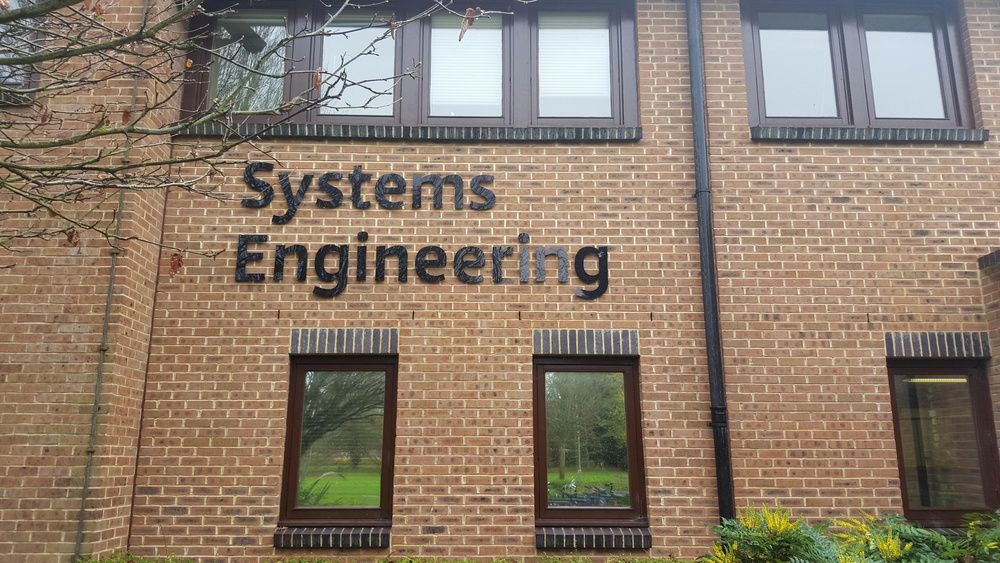
%> input picture Modules/Image Processing/MATLAB/compressedImage.jpg, 1000 x 563 px, shrunk from 5304 x 2984 before the run, given in place of compressedImage.tif, which was not available
$ octave test.m   (GNU Octave 9; MATLAB toolbox functions it lacks are replaced by stand-ins)
%> lines starting %> are read from the running program, lines starting %| are printed output that depends on the picture; pictures that were not available may be replaced by others from this repository, and a replacement may not be noted

clear ;

% load image
filepath = 'C:\Users\user\Desktop\12347581_10208217147855339_4598098671560992943_n.jpg';
filepath2 = 'C:\Users\user\Desktop\compressedImage.tif';

original = imread(filepath2);
%> original is the input picture: size 563x1000x3 uint8; mean R, G, B 141.5, 125.3, 108.7
figure,imshow(original);


    % convert rgb 2 ycbcr image of type double
	ycbcr_image = im2double(rgb2ycbcr(original));
%> ycbcr_image: size 563x1000x3 double; mean of channels 1, 2, 3 0.495, 0.464, 0.535

    % extract Y, Cb and Cr into separate matrices
	Y = ycbcr_image(:,:,1);
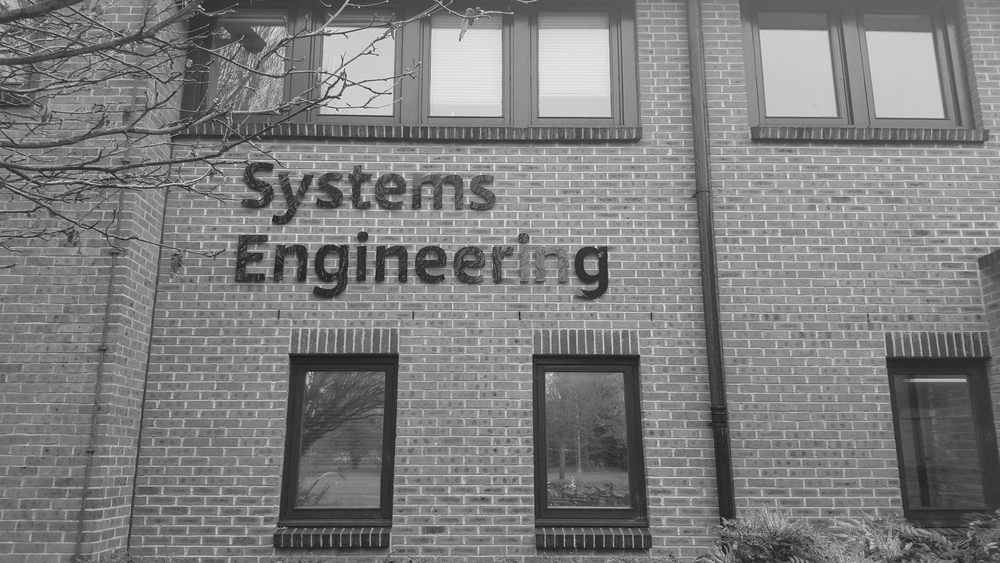
%> Y: size 563x1000 double; min 0.0824, max 0.914, mean 0.495
	Cb = ycbcr_image(:,:,2);
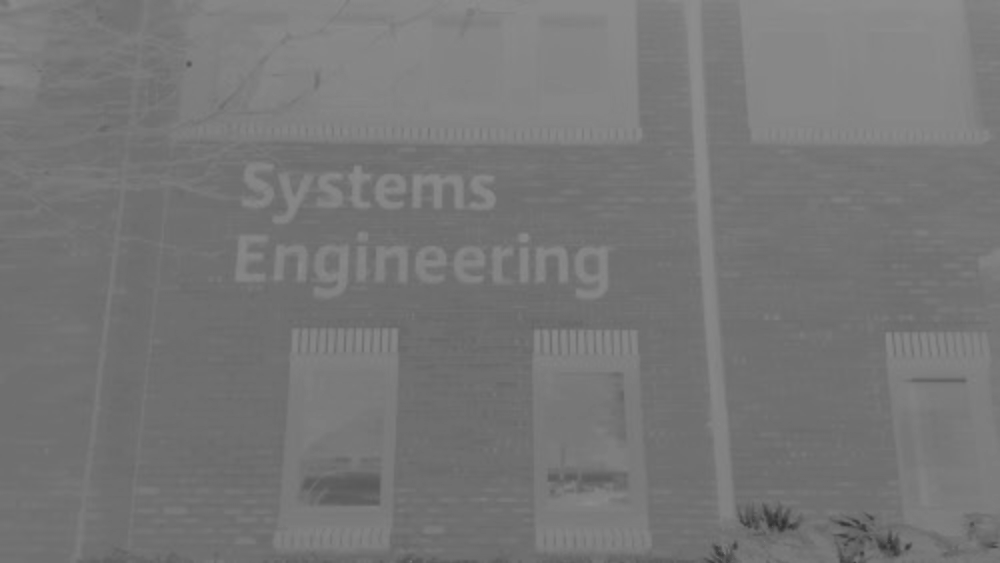
%> Cb: size 563x1000 double; min 0.188, max 0.553, mean 0.464
	Cr = ycbcr_image(:,:,3);
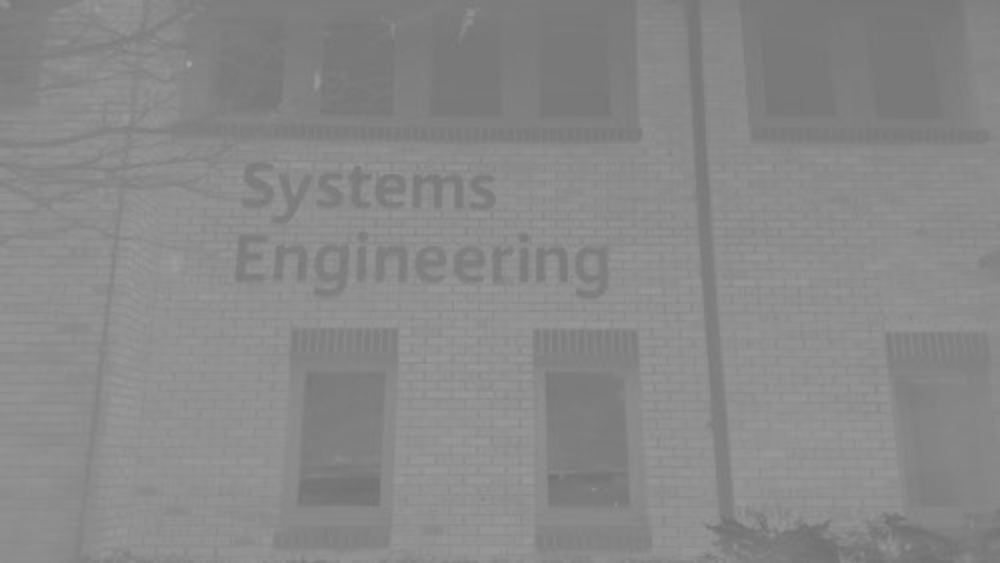
%> Cr: size 563x1000 double; min 0.435, max 0.639, mean 0.535

F = dct2(Y);
figure,imshow(F*0.01);

ff = idct(F);
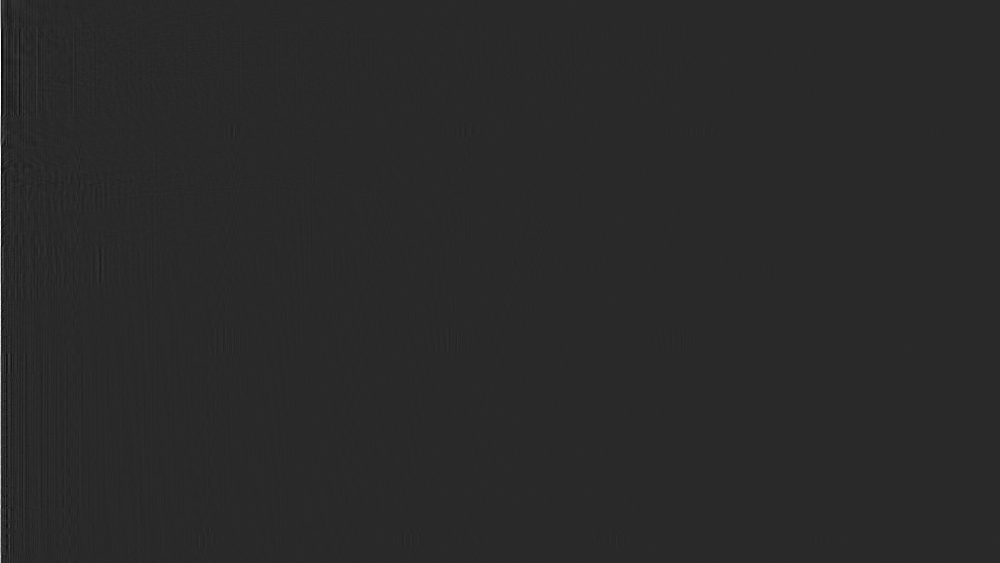
%> ff: size 563x1000 double; min -3.91, max 19.95, mean 0.0146; drawn with min black and max white
figure,imshow(ff/255);
%> after `imshow(ff/255)`:
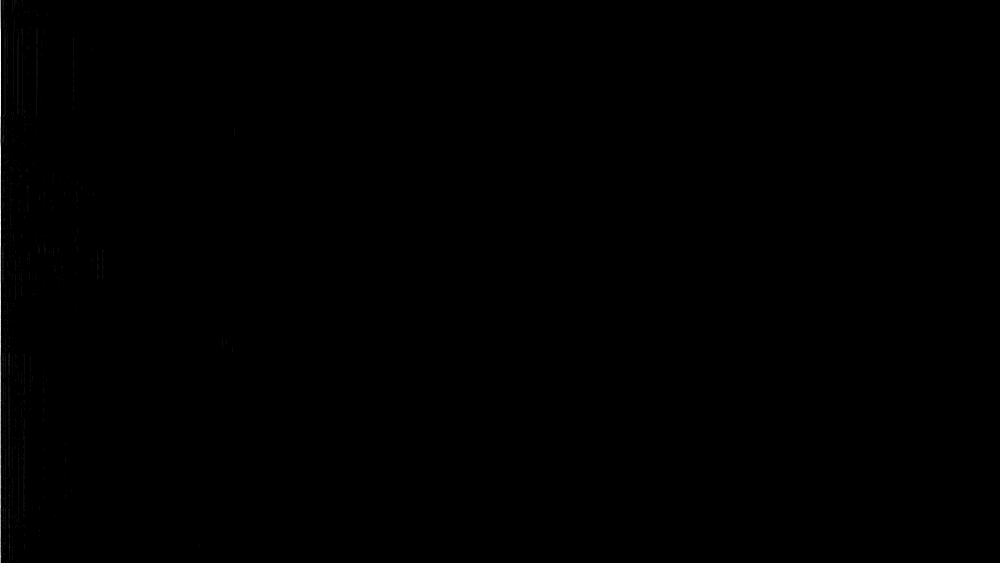
%> displayed picture: size 563x1000, on the screen's scale of 0 to 255; min 0, max 20, mean 0.0214; drawn with min black and max white
